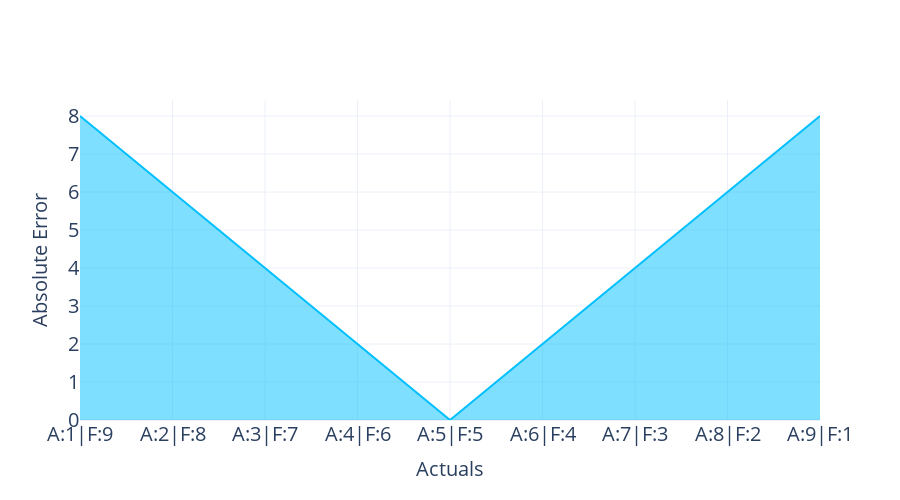
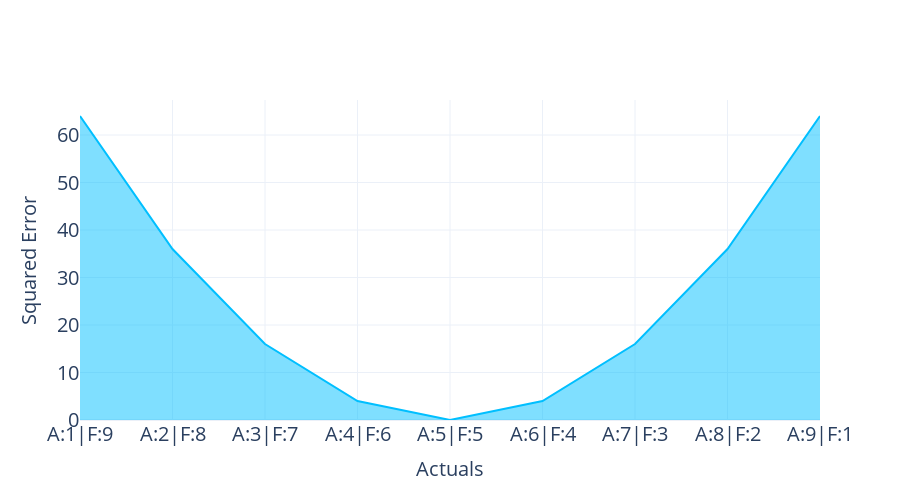
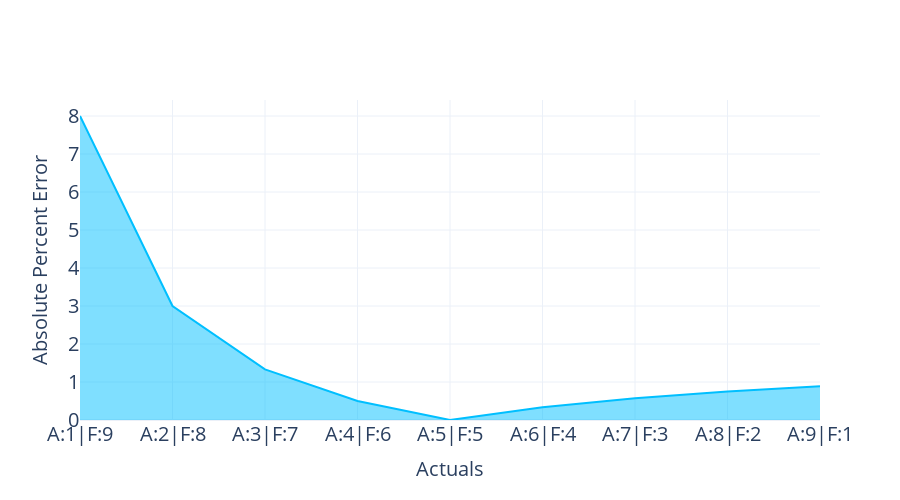
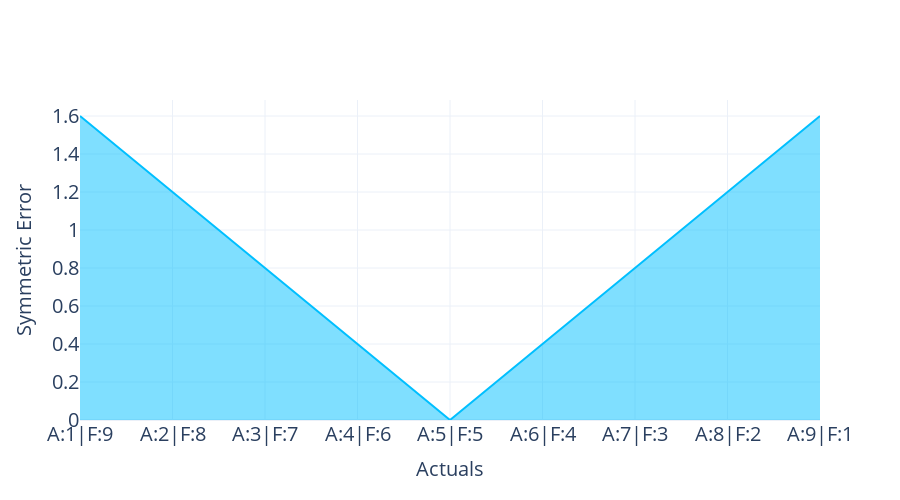

The notebook cell these images were saved under, in order:
### Code cell
diagonal_df = res_df[(res_df.actuals+res_df.forecast)==10]
for metric in intrinsic_metrics:
    display_metric = metric.replace("_"," ").title()
    fig = px.area(diagonal_df, x="actuals", y=metric, title="<b>"+display_metric+"</b>",template="plotly_white", color_discrete_sequence=["DeepSkyBlue"])
    fig = format_plot(fig, legends=None, xlabel="Actuals", ylabel=display_metric, title="", font_size=20, title_font_size=24)
    fig.update_layout(
        xaxis = dict(
            tickmode = 'array',
            tickvals=[i for i in diagonal_df.actuals],
            ticktext = [f"A:{i}|F:{10-i}" for i in diagonal_df.actuals]
        )
    )
    fig.write_image(f"imgs/chapter_17/{metric}_complementarity.png")

    fig.show()

### Figure 1 — Plotly figure (JSON) as saved in the notebook; plotly's stock layout.template omitted (floating-point values rounded to 4 significant figures)
{"data": [{"fillpattern": {"shape": ""}, "hovertemplate": "actuals=%{x}<br>absolute_error=%{y}<extra></extra>", "legendgroup": "", "line": {"color": "DeepSkyBlue"}, "marker": {"symbol": "circle"}, "mode": "lines", "name": "", "orientation": "v", "showlegend": false, "stackgroup": "1", "type": "scatter", "x": [1, 2, 3, 4, 5, 6, 7, 8, 9], "xaxis": "x", "y": [8, 6, 4, 2, 0, 2, 4, 6, 8], "yaxis": "y"}], "layout": {"autosize": false, "height": 500, "legend": {"font": {"size": 20}, "orientation": "h", "title": {}, "tracegroupgap": 0, "x": 1, "xanchor": "right", "y": 0.9, "yanchor": "bottom"}, "title": {"font": {"size": 24}, "text": "", "x": 0.5, "xanchor": "center", "yanchor": "top"}, "width": 900, "xaxis": {"anchor": "y", "autorange": true, "domain": [0, 1], "range": [1, 9], "tickfont": {"size": 20}, "tickmode": "array", "ticktext": ["A:1|F:9", "A:2|F:8", "A:3|F:7", "A:4|F:6", "A:5|F:5", "A:6|F:4", "A:7|F:3", "A:8|F:2", "A:9|F:1"], "tickvals": [1, 2, 3, 4, 5, 6, 7, 8, 9], "title": {"font": {"size": 20}, "text": "Actuals"}, "type": "linear"}, "yaxis": {"anchor": "x", "autorange": true, "domain": [0, 1], "range": [0, 8.421], "tickfont": {"size": 20}, "title": {"font": {"size": 20}, "text": "Absolute Error"}, "type": "linear"}}}

### Figure 2 — Plotly figure (JSON) as saved in the notebook; plotly's stock layout.template omitted (floating-point values rounded to 4 significant figures)
{"data": [{"fillpattern": {"shape": ""}, "hovertemplate": "actuals=%{x}<br>squared_error=%{y}<extra></extra>", "legendgroup": "", "line": {"color": "DeepSkyBlue"}, "marker": {"symbol": "circle"}, "mode": "lines", "name": "", "orientation": "v", "showlegend": false, "stackgroup": "1", "type": "scatter", "x": [1, 2, 3, 4, 5, 6, 7, 8, 9], "xaxis": "x", "y": [64, 36, 16, 4, 0, 4, 16, 36, 64], "yaxis": "y"}], "layout": {"autosize": false, "height": 500, "legend": {"font": {"size": 20}, "orientation": "h", "title": {}, "tracegroupgap": 0, "x": 1, "xanchor": "right", "y": 0.9, "yanchor": "bottom"}, "title": {"font": {"size": 24}, "text": "", "x": 0.5, "xanchor": "center", "yanchor": "top"}, "width": 900, "xaxis": {"anchor": "y", "autorange": true, "domain": [0, 1], "range": [1, 9], "tickfont": {"size": 20}, "tickmode": "array", "ticktext": ["A:1|F:9", "A:2|F:8", "A:3|F:7", "A:4|F:6", "A:5|F:5", "A:6|F:4", "A:7|F:3", "A:8|F:2", "A:9|F:1"], "tickvals": [1, 2, 3, 4, 5, 6, 7, 8, 9], "title": {"font": {"size": 20}, "text": "Actuals"}, "type": "linear"}, "yaxis": {"anchor": "x", "autorange": true, "domain": [0, 1], "range": [0, 67.37], "tickfont": {"size": 20}, "title": {"font": {"size": 20}, "text": "Squared Error"}, "type": "linear"}}}

### Figure 3 — Plotly figure (JSON) as saved in the notebook; plotly's stock layout.template omitted (floating-point values rounded to 4 significant figures)
{"data": [{"fillpattern": {"shape": ""}, "hovertemplate": "actuals=%{x}<br>absolute_percent_error=%{y}<extra></extra>", "legendgroup": "", "line": {"color": "DeepSkyBlue"}, "marker": {"symbol": "circle"}, "mode": "lines", "name": "", "orientation": "v", "showlegend": false, "stackgroup": "1", "type": "scatter", "x": [1, 2, 3, 4, 5, 6, 7, 8, 9], "xaxis": "x", "y": [8, 3, 1.333, 0.5, 0, 0.3333, 0.5714, 0.75, 0.8889], "yaxis": "y"}], "layout": {"autosize": false, "height": 500, "legend": {"font": {"size": 20}, "orientation": "h", "title": {}, "tracegroupgap": 0, "x": 1, "xanchor": "right", "y": 0.9, "yanchor": "bottom"}, "title": {"font": {"size": 24}, "text": "", "x": 0.5, "xanchor": "center", "yanchor": "top"}, "width": 900, "xaxis": {"anchor": "y", "autorange": true, "domain": [0, 1], "range": [1, 9], "tickfont": {"size": 20}, "tickmode": "array", "ticktext": ["A:1|F:9", "A:2|F:8", "A:3|F:7", "A:4|F:6", "A:5|F:5", "A:6|F:4", "A:7|F:3", "A:8|F:2", "A:9|F:1"], "tickvals": [1, 2, 3, 4, 5, 6, 7, 8, 9], "title": {"font": {"size": 20}, "text": "Actuals"}, "type": "linear"}, "yaxis": {"anchor": "x", "autorange": true, "domain": [0, 1], "range": [0, 8.421], "tickfont": {"size": 20}, "title": {"font": {"size": 20}, "text": "Absolute Percent Error"}, "type": "linear"}}}

### Figure 4 — Plotly figure (JSON) as saved in the notebook; plotly's stock layout.template omitted (floating-point values rounded to 4 significant figures)
{"data": [{"fillpattern": {"shape": ""}, "hovertemplate": "actuals=%{x}<br>symmetric_error=%{y}<extra></extra>", "legendgroup": "", "line": {"color": "DeepSkyBlue"}, "marker": {"symbol": "circle"}, "mode": "lines", "name": "", "orientation": "v", "showlegend": false, "stackgroup": "1", "type": "scatter", "x": [1, 2, 3, 4, 5, 6, 7, 8, 9], "xaxis": "x", "y": [1.6, 1.2, 0.8, 0.4, 0, 0.4, 0.8, 1.2, 1.6], "yaxis": "y"}], "layout": {"autosize": false, "height": 500, "legend": {"font": {"size": 20}, "orientation": "h", "title": {}, "tracegroupgap": 0, "x": 1, "xanchor": "right", "y": 0.9, "yanchor": "bottom"}, "title": {"font": {"size": 24}, "text": "", "x": 0.5, "xanchor": "center", "yanchor": "top"}, "width": 900, "xaxis": {"anchor": "y", "autorange": true, "domain": [0, 1], "range": [1, 9], "tickfont": {"size": 20}, "tickmode": "array", "ticktext": ["A:1|F:9", "A:2|F:8", "A:3|F:7", "A:4|F:6", "A:5|F:5", "A:6|F:4", "A:7|F:3", "A:8|F:2", "A:9|F:1"], "tickvals": [1, 2, 3, 4, 5, 6, 7, 8, 9], "title": {"font": {"size": 20}, "text": "Actuals"}, "type": "linear"}, "yaxis": {"anchor": "x", "autorange": true, "domain": [0, 1], "range": [0, 1.684], "tickfont": {"size": 20}, "title": {"font": {"size": 20}, "text": "Symmetric Error"}, "type": "linear"}}}
